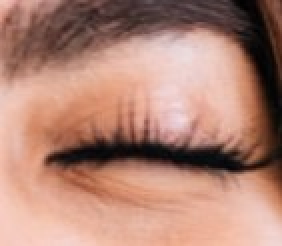
#> input picture Drowsy_Dataset/eye/Closed/_101.jpg, 141 x 123 px, given in place of the camera (shown 2 times larger)
$ python realtime_detection.py
#> lines starting #> are read from the running program, lines starting #| are printed output that depends on the picture
#> further down, frame is the input picture: shape (123, 141, 3); mean B, G, R 116.8, 131.7, 176.1
import cv2
import time
import numpy as np
import pandas as pd
from collections import deque

face_cascade = cv2.CascadeClassifier(cv2.data.haarcascades + "haarcascade_frontalface_default.xml")
eye_cascade = cv2.CascadeClassifier(cv2.data.haarcascades + "haarcascade_eye_tree_eyeglasses.xml")

def detect_faces_eyes(frame, sf=1.05, mn=4, ms=(60,60)):
#> called with sf = 1.05, mn = 4, ms = (60, 60)
    gray = cv2.cvtColor(frame, cv2.COLOR_BGR2GRAY)
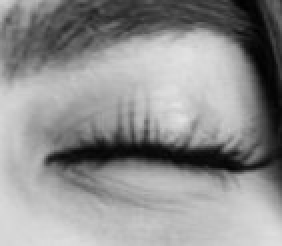
#> gray: shape (123, 141) (shown 2 times larger); min 0, max 227, mean 143.3
    faces = face_cascade.detectMultiScale(gray, scaleFactor=sf, minNeighbors=mn, minSize=ms)
#> faces = ()
    res = []
    for (x,y,w,h) in faces:
        roi_gray = gray[y:y+h, x:x+w]
        eyes = eye_cascade.detectMultiScale(roi_gray, scaleFactor=1.1, minNeighbors=3, minSize=(20,10))
        eyes_global = []
        for (ex,ey,ew,eh) in eyes:
            eyes_global.append((x+ex, y+ey, ew, eh))
        res.append({'face':(x,y,w,h), 'eyes':eyes_global})
#> this loop made 0 passes
#> after the loop, res = []
    return res

# [45 lines left out: functions pupil_from_eye_roi, eye_openness_from_roi, not called in this run]

def interocular_distance(face_rect):
    x,y,w,h = face_rect
    return float(w)

def fmt(v):
    return f"{v:.3f}" if (v is not None and not (v!=v)) else "nan"

# Capture
cap = cv2.VideoCapture(0)
cap.set(cv2.CAP_PROP_FRAME_WIDTH, 640)
cap.set(cv2.CAP_PROP_FRAME_HEIGHT, 480)

# Parameters
calib_secs = 10.0
window_s = 3.0
step_s = 0.5

feature_window = deque()
time_window = deque()
collected = []
radius_smooth = deque(maxlen=8)
op_smooth = deque(maxlen=8)

# Blink detection state
BLINK_STATE = False
blink_count_window = deque()
MIN_CLOSED_SECS = 0.04            # shorter min to catch quick blinks
last_closed_time = None

# Pupil-missing fallback settings
pupil_missing_count = 0
PUPIL_MISSING_FRAMES_TO_CLOSE = 1  # be sensitive
pupil_reappear_count = 0
PUPIL_AREA_CLOSE_THRESH = 25      # area below this treated as missing

# Calibration buffers
calib_start = time.time()
calib_iris = []
calib_op = []

last_step = time.time()
mask_preview = None

print("Calibration: stay neutral and look at camera for {:.0f} seconds...".format(calib_secs))

try:
    while True:
        ret, frame = cap.read()
        if not ret:
            break
        t_now = time.time()
        dets = detect_faces_eyes(frame)
#> dets = []
        pupil_radii = []
        pupil_areas = []
        openness_vals = []
        iol = None
        mask_preview = None
        feat = {'pupil_r_px': np.nan, 'openness': np.nan, 'iol_px': np.nan}

        for d in dets:
            fx,fy,fw,fh = d['face']
            iol = interocular_distance((fx,fy,fw,fh))
            eyes = d['eyes'][:2]
            for (ex,ey,ew,eh) in eyes:
                ex2,ey2,ew2,eh2 = ex,ey,ew,eh
                if ex2 < 0 or ey2 < 0 or ex2+ew2 > frame.shape[1] or ey2+eh2 > frame.shape[0]:
                    continue
                eye_roi = frame[ey2:ey2+eh2, ex2:ex2+ew2].copy()
                r, area, mask = pupil_from_eye_roi(eye_roi)
                op, band = eye_openness_from_roi(eye_roi)
                if mask is not None:
                    try:
                        mask_preview = cv2.resize(mask, (160,90))
                    except:
                        mask_preview = None
                if r is not None:
                    pupil_radii.append(r)
                if area is not None:
                    pupil_areas.append(area)
                if op is not None:
                    openness_vals.append(op)
                cv2.rectangle(frame, (ex2,ey2), (ex2+ew2, ey2+eh2), (0,255,0), 1)
                if r:
                    cx = int(ex2 + ew2/2)
                    cy = int(ey2 + eh2/2)
                    cr = int(max(1, min(int(r), 30)))
                    cv2.circle(frame, (cx, cy), cr, (255,0,0), 1)
#> after the loop, openness_vals = []; pupil_areas = []; pupil_radii = []

        if pupil_radii:
            feat['pupil_r_px'] = float(np.mean(pupil_radii))
        if openness_vals:
            feat['openness'] = float(np.mean(openness_vals))
        if iol:
            feat['iol_px'] = float(iol)

        feature_window.append(feat)
        time_window.append(t_now)

        while len(time_window) > 0 and (t_now - time_window[0]) > (window_s + 0.5):
            time_window.popleft(); feature_window.popleft()

        if t_now - last_step >= step_s:
            last_step = t_now

            pupil_vals = np.array([f['pupil_r_px'] for f in feature_window if not np.isnan(f['pupil_r_px'])])
            openness = np.array([f['openness'] for f in feature_window if not np.isnan(f['openness'])])
            iol_vals = np.array([f['iol_px'] for f in feature_window if not np.isnan(f['iol_px'])])

            iris_mean = float(pupil_vals.mean()) if pupil_vals.size>0 else np.nan
            iris_std = float(pupil_vals.std()) if pupil_vals.size>0 else np.nan
            op_mean = float(openness.mean()) if openness.size>0 else np.nan
            iol_mean = float(iol_vals.mean()) if iol_vals.size>0 else np.nan

            # calibration
            if (t_now - calib_start) <= calib_secs:
                if not np.isnan(iris_mean):
                    calib_iris.append(iris_mean)
                if not np.isnan(op_mean):
                    calib_op.append(op_mean)
                elapsed = t_now - calib_start
                cv2.putText(frame, f"Calibrating {int(max(0, calib_secs-elapsed))}s", (10,60), cv2.FONT_HERSHEY_SIMPLEX, 0.7, (0,200,200), 2)

            # adaptive baseline & thresholds
            if (t_now - calib_start) > calib_secs and len(calib_iris)>0 and len(calib_op)>0:
                base_iris = float(np.median(calib_iris))
                base_op = float(np.median(calib_op))
                # use relative-drop threshold: closed when base_op - op > delta_op
                DELTA_OP_CLOSED = 0.18   # if openness drops by >18% of scale -> closed
                # also keep some absolute fallback
                CLOSED_TH_ABS = max(0.12, base_op * 0.6)
            else:
                base_iris = np.nan
                base_op = np.nan
                DELTA_OP_CLOSED = 0.18
                CLOSED_TH_ABS = 0.28

            # smoothing
            if not np.isnan(op_mean):
                op_smooth.append(op_mean)
            if not np.isnan(iris_mean):
                radius_smooth.append(iris_mean)

            op_mean_sm = float(np.mean(op_smooth)) if op_smooth else op_mean
            iris_mean_sm = float(np.mean(radius_smooth)) if radius_smooth else iris_mean

            # pupil-missing bookkeeping: look at latest pupil area if available
            last_area = None
            if pupil_areas:
                last_area = max(pupil_areas)  # take max area detected in frame
            # update missing counters
            if last_area is None or last_area < PUPIL_AREA_CLOSE_THRESH:
                pupil_missing_count += 1
                pupil_reappear_count = 0
            else:
                pupil_missing_count = 0
                pupil_reappear_count += 1

            # decide closed by openness: relative drop OR absolute small value
            is_closed_by_openness = False
            if not np.isnan(base_op) and not np.isnan(op_mean_sm):
                delta = base_op - op_mean_sm
                is_closed_by_openness = (delta >= DELTA_OP_CLOSED) or (op_mean_sm < CLOSED_TH_ABS)
            elif not np.isnan(op_mean_sm):
                is_closed_by_openness = op_mean_sm < CLOSED_TH_ABS

            # decide closed by pupil missing
            is_closed_by_pupil_missing = (pupil_missing_count >= PUPIL_MISSING_FRAMES_TO_CLOSE)

            currently_closed = is_closed_by_openness or is_closed_by_pupil_missing

            now = t_now
            # state machine
            if currently_closed:
                if not BLINK_STATE:
                    BLINK_STATE = True
                    last_closed_time = now
            else:
                if BLINK_STATE:
                    closed_duration = now - (last_closed_time or now)
                    BLINK_STATE = False
                    last_closed_time = None
                    if closed_duration >= MIN_CLOSED_SECS or is_closed_by_pupil_missing:
                        blink_count_window.append(now)

            # cleanup old blink timestamps
            while blink_count_window and (now - blink_count_window[0]) > window_s:
                blink_count_window.popleft()

            blink_rate = float(len(blink_count_window)/max(0.001, window_s))

            # pupil normalization
            iris_norm = iris_mean_sm / iol_mean if (not np.isnan(iris_mean_sm) and not np.isnan(iol_mean) and iol_mean!=0) else np.nan

            baseline_vals = [f['pupil_r_px']/f['iol_px'] for f in feature_window if not np.isnan(f['pupil_r_px']) and not np.isnan(f['iol_px']) and f['iol_px']>0]
            baseline = float(np.median(baseline_vals)) if baseline_vals else np.nan

            # heuristic cognitive load score
            score = 0.5
            if not np.isnan(iris_norm) and not np.isnan(baseline):
                dil = iris_norm - baseline
                score += 2.0 * np.tanh(dil*5.0)
            if not np.isnan(blink_rate):
                if blink_rate < 0.12:
                    score += 0.12
                elif blink_rate > 0.25:
                    score -= 0.12
            if not np.isnan(op_mean_sm):
                if is_closed_by_openness:
                    score += 0.08
            score = max(0.0, min(1.0, score))

            # label and display
            level = "LOW"
            color = (0,200,0)
            if score >= 0.7:
                level = "HIGH"; color = (0,0,200)
            elif score >= 0.4:
                level = "MED"; color = (0,180,180)

            cv2.putText(frame, f"{level}", (10,100), cv2.FONT_HERSHEY_SIMPLEX, 0.9, color, 2)
            display_text = f"Score:{fmt(score)} iris_norm:{fmt(iris_norm)} pupil:{fmt(iris_mean_sm)} op:{fmt(op_mean_sm)} blink/s:{fmt(blink_rate)}"
            cv2.putText(frame, display_text, (10,30), cv2.FONT_HERSHEY_SIMPLEX, 0.6, (255,255,255), 2)

            print(display_text,
                  f"BASE_iris:{fmt(base_iris)} BASE_op:{fmt(base_op)} DELTA_OP_CLOSED:{fmt(DELTA_OP_CLOSED)} CLOSED_ABS:{fmt(CLOSED_TH_ABS)} PupArea:{fmt(last_area)} Pupil_missing:{pupil_missing_count}")

            row = {
                'ts': now,
                'iris_norm': None if iris_norm!=iris_norm else float(iris_norm),
                'iris_mean_px': None if iris_mean_sm!=iris_mean_sm else float(iris_mean_sm),
                'iris_std_px': iris_std,
                'iol_mean_px': None if iol_mean!=iol_mean else float(iol_mean),
                'openness_mean': None if op_mean_sm!=op_mean_sm else float(op_mean_sm),
                'blink_rate': blink_rate,
                'score': score,
                'level': level
            }
            collected.append(row)

        # show mask preview if available
        if mask_preview is not None:
            cv2.imshow('pupil_mask', mask_preview)

        cv2.imshow('Cognitive Load - OpenCV (Adaptive)', frame)
        key = cv2.waitKey(1) & 0xFF
#> (key Esc is pressed here)
        if key == 27:
            break
        if key == ord('s'):
            try:
                pd.DataFrame(collected).to_csv('session_features.csv', index=False)
                print('Saved session_features.csv')
            except Exception as e:
                print('Save error', e)
        if key in (ord('l'), ord('m'), ord('h')) and collected:
            lab = {ord('l'):'low', ord('m'):'med', ord('h'):'high'}[key]
            df = pd.DataFrame(collected)
            df['label'] = lab
            fname = f"dataset_{lab}_{int(time.time())}.csv"
            df.to_csv(fname, index=False)
            print('Saved', fname)
            collected = []

finally:
    cap.release()
    cv2.destroyAllWindows()

$ run again, on Drowsy_Dataset/eye/Closed/_121.jpg
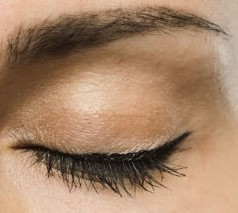
#> input picture Drowsy_Dataset/eye/Closed/_121.jpg, 238 x 213 px, given in place of the camera
#> frame is the input picture: shape (213, 238, 3); mean B, G, R 104.4, 131.7, 165.3
#> in detect_faces_eyes, `gray = cv2.cvtColor(frame, cv2.COLOR_BGR2GRAY)`:
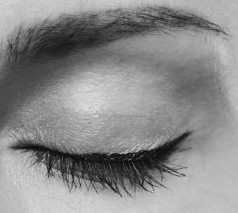
#> gray: shape (213, 238); min 1, max 223, mean 138.7
#> faces = ()
#> after the loop in detect_faces_eyes, `for (x,y,w,h) in faces:`: res = []

$ run again, on Drowsy_Dataset/eye/Closed/_122.jpg
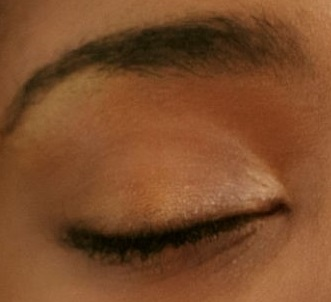
#> input picture Drowsy_Dataset/eye/Closed/_122.jpg, 331 x 302 px, given in place of the camera
#> frame is the input picture: shape (302, 331, 3); mean B, G, R 41.6, 75.6, 124.6
#> in detect_faces_eyes, `gray = cv2.cvtColor(frame, cv2.COLOR_BGR2GRAY)`:
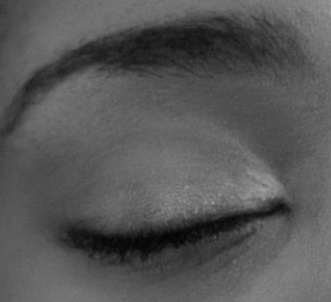
#> gray: shape (302, 331); min 3, max 161, mean 86.4
#> faces = ()
#> after the loop in detect_faces_eyes, `for (x,y,w,h) in faces:`: res = []
